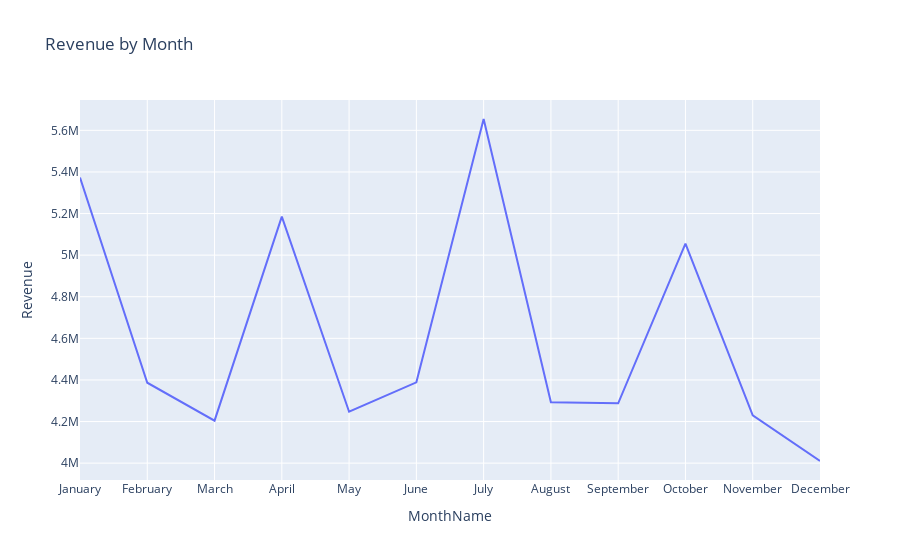

Notebook cell for this chart:
### Markdown cell above
### Revenue by Month

### Code cell
revenue_by_month = cc_details.groupby('Month')['Revenue'].sum().reset_index()

# Convert month names to datetime objects to get the correct order
revenue_by_month['Month'] = pd.to_datetime(revenue_by_month['Month'], format='%B')

# Sort by the datetime objects (this sorts by month in chronological order)
revenue_by_month = revenue_by_month.sort_values(by='Month')

revenue_by_month['MonthName'] = revenue_by_month['Month'].dt.strftime('%B')

fig = px.line(revenue_by_month, x='MonthName', y='Revenue', title='Revenue by Month')

fig.show()

### Figure 1 — Plotly figure (JSON) as saved in the notebook; plotly's stock layout.template omitted (floating-point values rounded to 4 significant figures)
{"data": [{"hovertemplate": "MonthName=%{x}<br>Revenue=%{y}<extra></extra>", "legendgroup": "", "line": {"color": "#636efa", "dash": "solid"}, "marker": {"symbol": "circle"}, "mode": "lines", "name": "", "orientation": "v", "showlegend": false, "type": "scatter", "x": ["January", "February", "March", "April", "May", "June", "July", "August", "September", "October", "November", "December"], "xaxis": "x", "y": [5373000.0, 4387000.0, 4204000.0, 5185000.0, 4247000.0, 4388000.0, 5655000.0, 4293000.0, 4288000.0, 5055000.0, 4230000.0, 4010000.0], "yaxis": "y"}], "layout": {"autosize": true, "legend": {"tracegroupgap": 0}, "title": {"text": "Revenue by Month"}, "xaxis": {"anchor": "y", "autorange": true, "domain": [0, 1], "range": [0, 11], "title": {"text": "MonthName"}, "type": "category"}, "yaxis": {"anchor": "x", "autorange": true, "domain": [0, 1], "range": [3919000.0, 5746000.0], "title": {"text": "Revenue"}, "type": "linear"}}}
